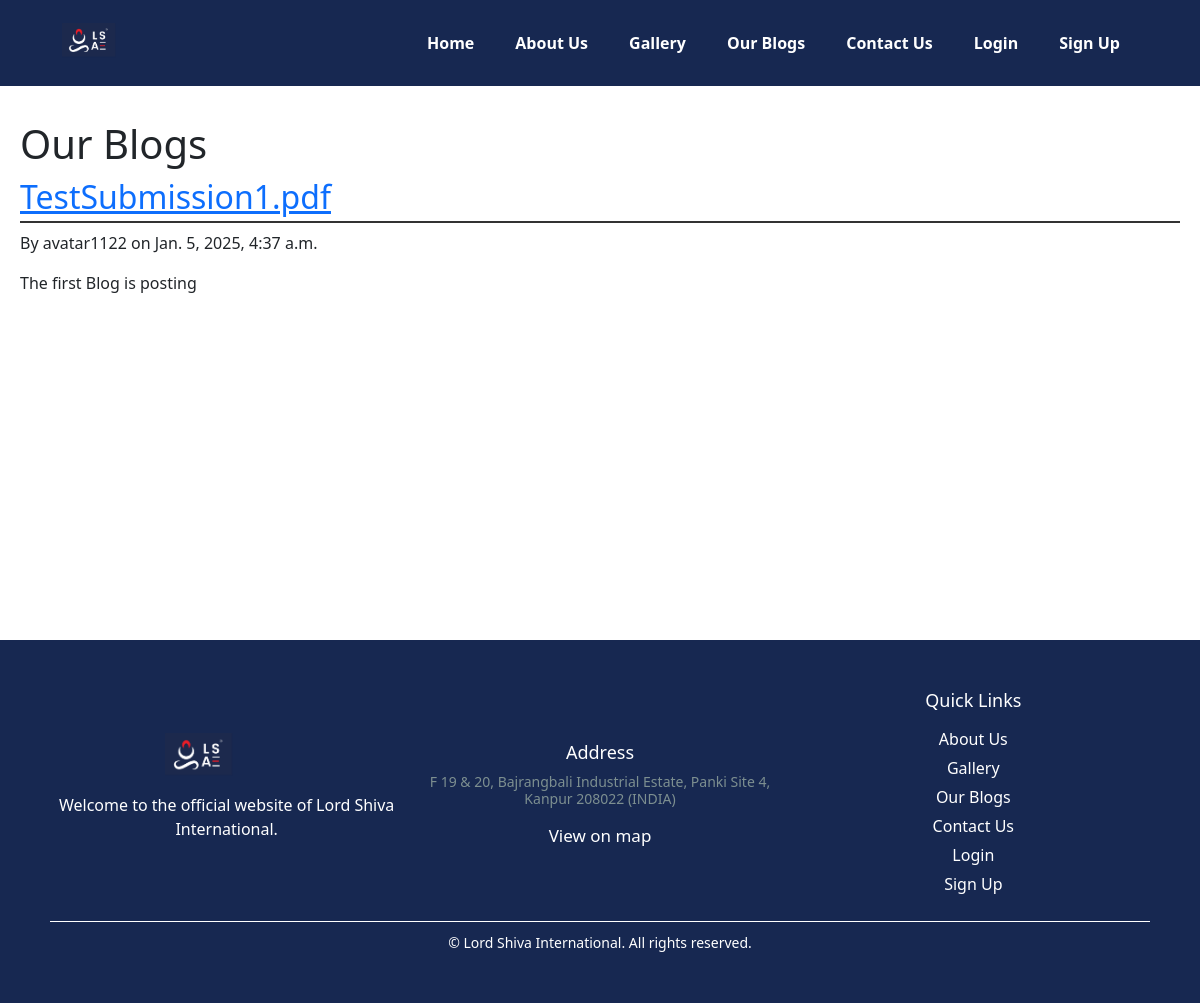
The app's page /blogs/ with its own data.
### blogs/models.py (models this page shows, shortened)
class Blog(models.Model):
    STATUS_CHOICES = (
        ('pending', 'Pending'),
        ('approved', 'Approved'),
    )
    title = models.CharField(max_length=255)
    content = models.TextField()
    published_date = models.DateTimeField(auto_now_add=True)
    author = models.CharField(max_length=255)
    status = models.CharField(max_length=10, choices=STATUS_CHOICES, default='pending')

### blogs/views.py (the view)
# urls.py: path('', views.blog_list, name='blog_list'),
def blog_list(request):
    blogs = Blog.objects.filter(status='approved').order_by('-published_date')
    return render(request, 'blog_list.html', {'blogs': blogs})

### blogs/templates/blog_list.html (shortened to what this page needs)
{% extends 'base.html' %}
{% block content %}
<section class="blog-list">
   <h1>Our Blogs</h1>
   {% for blog in blogs %}
       <div class="blog-entry">
           <h2><a href="{% url 'blog_detail' blog.id %}">{{ blog.title }}</a></h2>
           <p>By {{ blog.author }} on {{ blog.published_date }}</p>
           <p>{{ blog.content|truncatewords:30 }}</p>
       </div>
   {% endfor %}
</section>
{% endblock %}

### about/static/css/style.css (style rules this page uses)
body { font-family: Arial, sans-serif; }
section { padding: 20px; margin: 20px 0; }
section h2 { border-bottom: 2px solid #333; padding-bottom: 5px; }
section div { margin: 10px 0; }

### records on screen
Blog: title "TestSubmission1.pdf", author "avatar1122", published_date "Jan. 5, 2025, 4:37 a.m.", content "The first Blog is posting"
